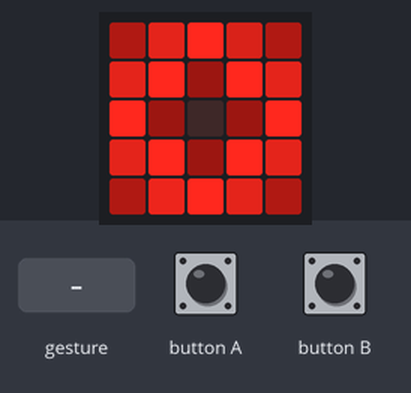
A program run on a simulated BBC micro:bit running MicroPython. Parts: the board's 5×5 LED display. Inputs (shaded band) come from the test bench. Random numbers come from a fixed seed; a tilt is held for 1.5 s and a shake lasts 1 s, then the board lies face up again.

Above: at 1.2 s.
1.3 s: button A pressed for 0.15 s
At 2.5 s:
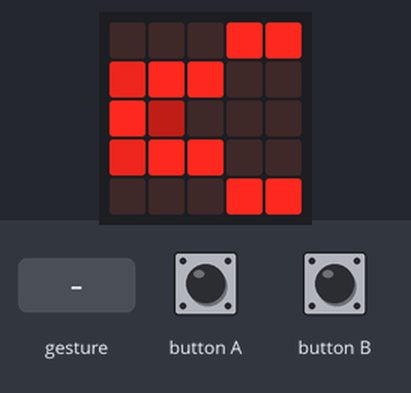
3.5 s: gesture 'shake'
At 6.2 s:
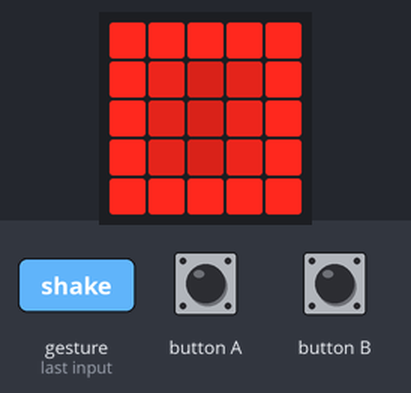
6.5 s: button A pressed for 1 s
At 6.62 s:
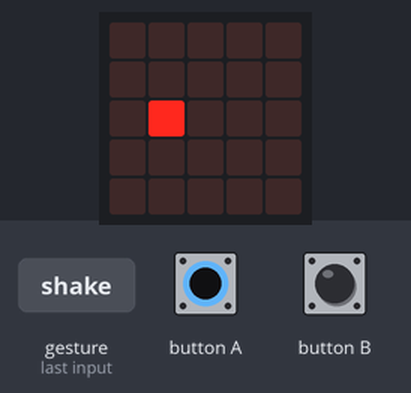
9.0 s: button A pressed for 3.2 s
At 9.37 s:
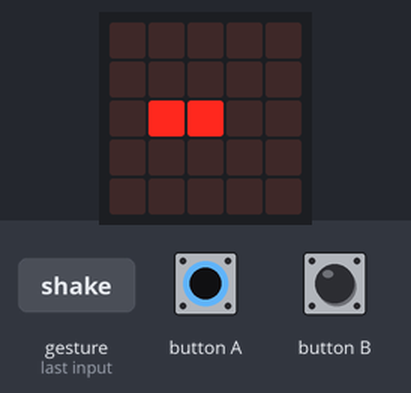
Timing chart, 0 to 12.0 s (numbered marks = the images above; inputs shaded):
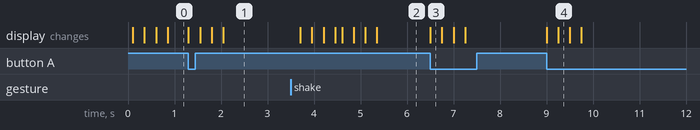

Measured:
- after the input at 1.3 s, the display: first changes at once (image 1 shows a later state)
- after the input at 3.5 s, the display: first changes after 0.21 s (image 2 shows a later state)
- after the input at 6.5 s, the display: changes at once (image 3)
- after the input at 9.0 s, the display: first changes at once (image 4 shows a later state)

The program:

rps.py
```python
from microbit import *
import random

rock = Image("26952:"
             "69196:"
             "91019:"
             "69196:"
             "27962")
paper = Image("99999:"
              "97569:"
              "96579:"
              "96579:"
              "99999")
scissors = Image("00099:"
                 "79900:"
                 "93000:"
                 "79900:"
                 "00099")

loading0 = Image("00000:00000:09000:00000:00000")
loading1 = Image("00000:00000:09900:00000:00000")
loading2 = Image("00000:00000:09990:00000:00000")


def show_loading_bar():
    display.show(loading0)
    sleep(250)
    display.show(loading1)
    sleep(250)
    display.show(loading2)
    sleep(250)


def show_random_image():
    rand = random.randint(1, 3)
    if rand == 1:
        display.show(rock)
    if rand == 2:
        display.show(paper)
    if rand == 3:
        display.show(scissors)


while True:
    shaking = accelerometer.was_gesture("shake")
    flipped = accelerometer.was_gesture("face up")
    pressing = button_a.was_pressed() or button_b.was_pressed()
    if shaking or flipped or pressing:
        show_loading_bar()
        show_random_image()
```
